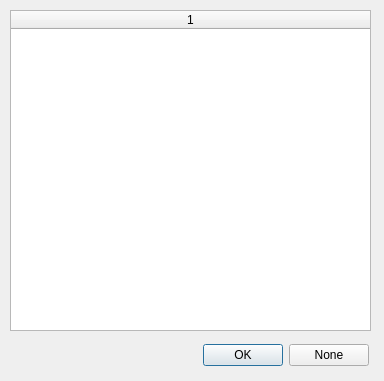
<?xml version="1.0" encoding="UTF-8"?>
<ui version="4.0">
 <class>Uncompress_selection</class>
 <widget class="QDialog" name="Uncompress_selection">
  <property name="geometry">
   <rect>
    <x>0</x>
    <y>0</y>
    <width>384</width>
    <height>381</height>
   </rect>
  </property>
  <property name="windowTitle">
   <string>Unpacked archive</string>
  </property>
  <widget class="QWidget" name="horizontalLayoutWidget">
   <property name="geometry">
    <rect>
     <x>10</x>
     <y>340</y>
     <width>359</width>
     <height>31</height>
    </rect>
   </property>
   <layout class="QHBoxLayout" name="horizontalLayout_Standard_Button">
    <item>
     <spacer name="horizontalSpacer">
      <property name="orientation">
       <enum>Qt::Horizontal</enum>
      </property>
      <property name="sizeHint" stdset="0">
       <size>
        <width>40</width>
        <height>20</height>
       </size>
      </property>
     </spacer>
    </item>
    <item>
     <widget class="QPushButton" name="pushButton_Ok">
      <property name="sizePolicy">
       <sizepolicy hsizetype="Minimum" vsizetype="Fixed">
        <horstretch>0</horstretch>
        <verstretch>0</verstretch>
       </sizepolicy>
      </property>
      <property name="text">
       <string>OK</string>
      </property>
     </widget>
    </item>
    <item>
     <widget class="QPushButton" name="pushButton_None">
      <property name="text">
       <string>None</string>
      </property>
     </widget>
    </item>
   </layout>
  </widget>
  <widget class="QTableWidget" name="tableWidget_Selection">
   <property name="geometry">
    <rect>
     <x>10</x>
     <y>10</y>
     <width>361</width>
     <height>321</height>
    </rect>
   </property>
   <property name="editTriggers">
    <set>QAbstractItemView::NoEditTriggers</set>
   </property>
   <property name="selectionMode">
    <enum>QAbstractItemView::SingleSelection</enum>
   </property>
   <attribute name="horizontalHeaderStretchLastSection">
    <bool>true</bool>
   </attribute>
   <column/>
  </widget>
 </widget>
 <resources/>
 <connections/>
</ui>
